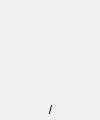
<?xml version="1.0" encoding="UTF-8"?>
<ui version="4.0">
 <class>TGGdirectory</class>
 <widget class="QWidget" name="TGGdirectory">
  <property name="geometry">
   <rect>
    <x>0</x>
    <y>0</y>
    <width>100</width>
    <height>120</height>
   </rect>
  </property>
  <property name="windowTitle">
   <string>Form</string>
  </property>
  <widget class="QLabel" name="label">
   <property name="geometry">
    <rect>
     <x>0</x>
     <y>0</y>
     <width>100</width>
     <height>100</height>
    </rect>
   </property>
   <property name="text">
    <string/>
   </property>
   <property name="pixmap">
    <pixmap>../image/directory.jpg</pixmap>
   </property>
   <property name="scaledContents">
    <bool>true</bool>
   </property>
  </widget>
  <widget class="QLabel" name="filename">
   <property name="geometry">
    <rect>
     <x>0</x>
     <y>100</y>
     <width>101</width>
     <height>20</height>
    </rect>
   </property>
   <property name="text">
    <string>/</string>
   </property>
   <property name="alignment">
    <set>Qt::AlignCenter</set>
   </property>
  </widget>
 </widget>
 <resources/>
 <connections/>
</ui>
